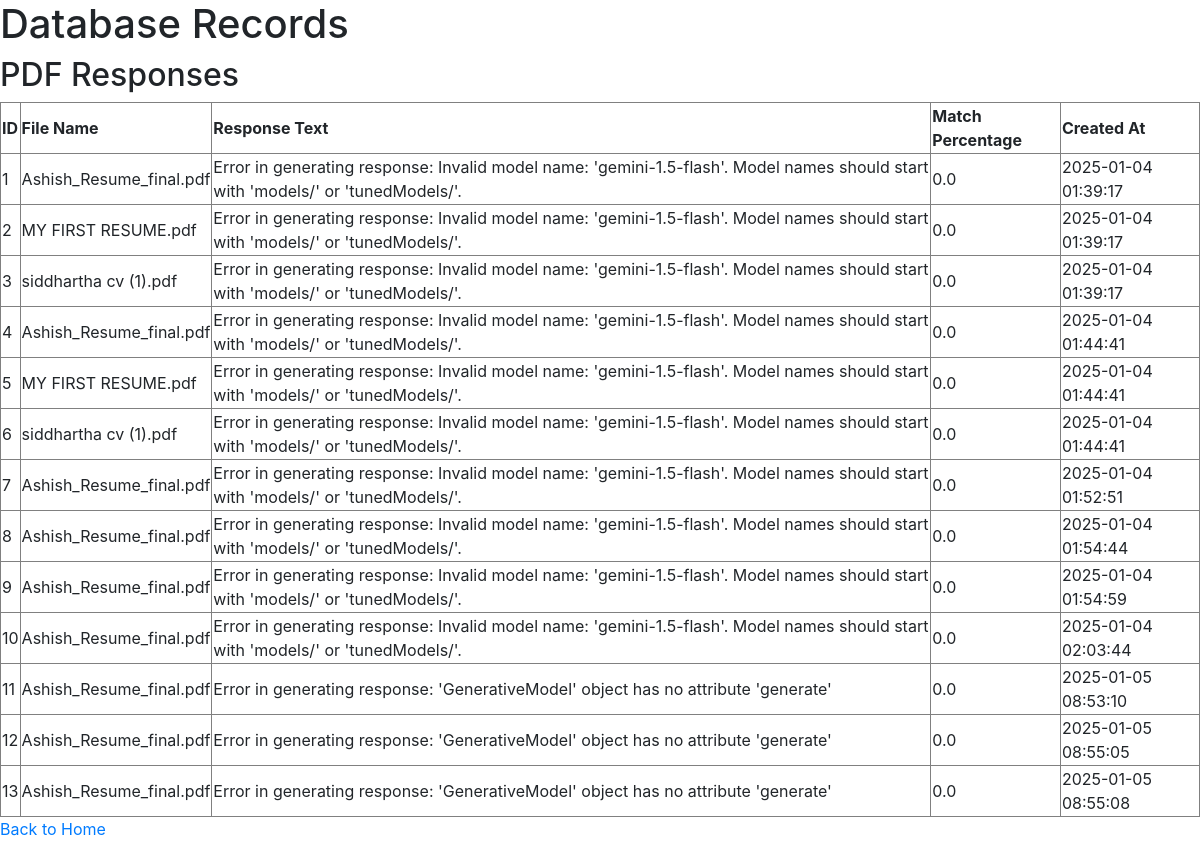
Screenshot of /work (signed in) with the database file from the repository.
### tables this page shows
CREATE TABLE pdf_responses (
            id INTEGER PRIMARY KEY AUTOINCREMENT,
            file_name TEXT NOT NULL,
            response_text TEXT NOT NULL,
            match_percentage REAL,
            created_at TIMESTAMP DEFAULT CURRENT_TIMESTAMP
        );

### app.py (the view)
@app.route('/work', methods=['GET'])
def work():
    if 'username' not in session:
        return redirect(url_for('login_page'))
    conn = connect_db()
    cursor = conn.cursor()
    cursor.execute('''SELECT * FROM pdf_data''')
    pdf_data_records = cursor.fetchall()
    cursor.execute('''SELECT * FROM pdf_responses''')
    response_records = cursor.fetchall()
    conn.close()
    return render_template('work.html', pdf_data_records=pdf_data_records, response_records=response_records)

### app.py (called while the page is built)
def connect_db():
    return sqlite3.connect('users.db')

### templates/work.html (shortened to what this page needs)
<!DOCTYPE html>
<html lang="en">
<head>
  <link rel="stylesheet" href="{{ url_for('static', filename='css/bootstrap.css') }}">
</head>
<body>
  <h1>Database Records</h1>
  <h2>PDF Responses</h2>
  <table border="1">
    <tr>
      <th>ID</th>
      <th>File Name</th>
      <th>Response Text</th>
      <th>Match Percentage</th>
      <th>Created At</th>
    </tr>
    {% for record in response_records %}
    <tr>
      <td>{{ record[0] }}</td>
      <td>{{ record[1] }}</td>
      <td>{{ record[2] }}</td>
      <td>{{ record[3] }}</td>
      <td>{{ record[4] }}</td>
    </tr>
    {% endfor %}
  </table>
  <a href="/home">Back to Home</a>
</body>
</html>

### rows the page displays
pdf_responses: id "1", file_name "Ashish_Resume_final.pdf", response_text "Error in generating response: Invalid model name: 'gemini-1.5-flash'. Model names should start with 'models/' or 'tunedModels/'.", match_percentage "0.0", created_at "2025-01-04 01:39:17"
pdf_responses: id "2", file_name "MY FIRST RESUME.pdf", response_text "Error in generating response: Invalid model name: 'gemini-1.5-flash'. Model names should start with 'models/' or 'tunedModels/'.", match_percentage "0.0", created_at "2025-01-04 01:39:17"
pdf_responses: id "3", file_name "siddhartha cv (1).pdf", response_text "Error in generating response: Invalid model name: 'gemini-1.5-flash'. Model names should start with 'models/' or 'tunedModels/'.", match_percentage "0.0", created_at "2025-01-04 01:39:17"
pdf_responses: id "4", file_name "Ashish_Resume_final.pdf", response_text "Error in generating response: Invalid model name: 'gemini-1.5-flash'. Model names should start with 'models/' or 'tunedModels/'.", match_percentage "0.0", created_at "2025-01-04 01:44:41"
pdf_responses: id "5", file_name "MY FIRST RESUME.pdf", response_text "Error in generating response: Invalid model name: 'gemini-1.5-flash'. Model names should start with 'models/' or 'tunedModels/'.", match_percentage "0.0", created_at "2025-01-04 01:44:41"
pdf_responses: id "6", file_name "siddhartha cv (1).pdf", response_text "Error in generating response: Invalid model name: 'gemini-1.5-flash'. Model names should start with 'models/' or 'tunedModels/'.", match_percentage "0.0", created_at "2025-01-04 01:44:41"
pdf_responses: id "7", file_name "Ashish_Resume_final.pdf", response_text "Error in generating response: Invalid model name: 'gemini-1.5-flash'. Model names should start with 'models/' or 'tunedModels/'.", match_percentage "0.0", created_at "2025-01-04 01:52:51"
pdf_responses: id "8", file_name "Ashish_Resume_final.pdf", response_text "Error in generating response: Invalid model name: 'gemini-1.5-flash'. Model names should start with 'models/' or 'tunedModels/'.", match_percentage "0.0", created_at "2025-01-04 01:54:44"
pdf_responses: id "9", file_name "Ashish_Resume_final.pdf", response_text "Error in generating response: Invalid model name: 'gemini-1.5-flash'. Model names should start with 'models/' or 'tunedModels/'.", match_percentage "0.0", created_at "2025-01-04 01:54:59"
pdf_responses: id "10", file_name "Ashish_Resume_final.pdf", response_text "Error in generating response: Invalid model name: 'gemini-1.5-flash'. Model names should start with 'models/' or 'tunedModels/'.", match_percentage "0.0", created_at "2025-01-04 02:03:44"
pdf_responses: id "11", file_name "Ashish_Resume_final.pdf", response_text "Error in generating response: 'GenerativeModel' object has no attribute 'generate'", match_percentage "0.0", created_at "2025-01-05 08:53:10"
pdf_responses: id "12", file_name "Ashish_Resume_final.pdf", response_text "Error in generating response: 'GenerativeModel' object has no attribute 'generate'", match_percentage "0.0", created_at "2025-01-05 08:55:05"
pdf_responses: id "13", file_name "Ashish_Resume_final.pdf", response_text "Error in generating response: 'GenerativeModel' object has no attribute 'generate'", match_percentage "0.0", created_at "2025-01-05 08:55:08"
